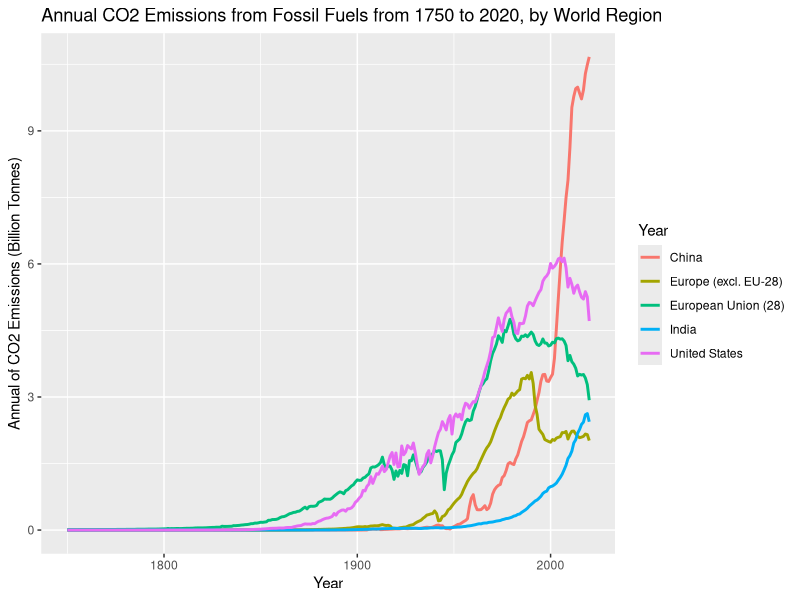
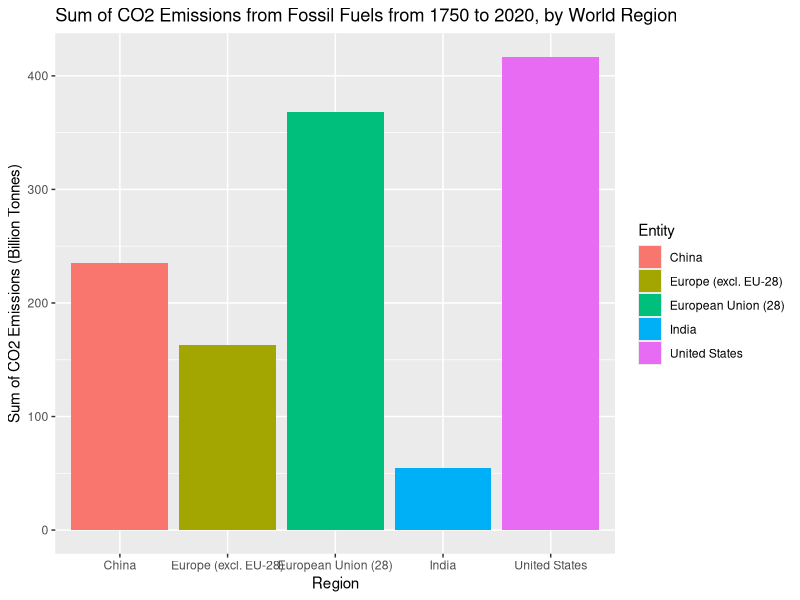
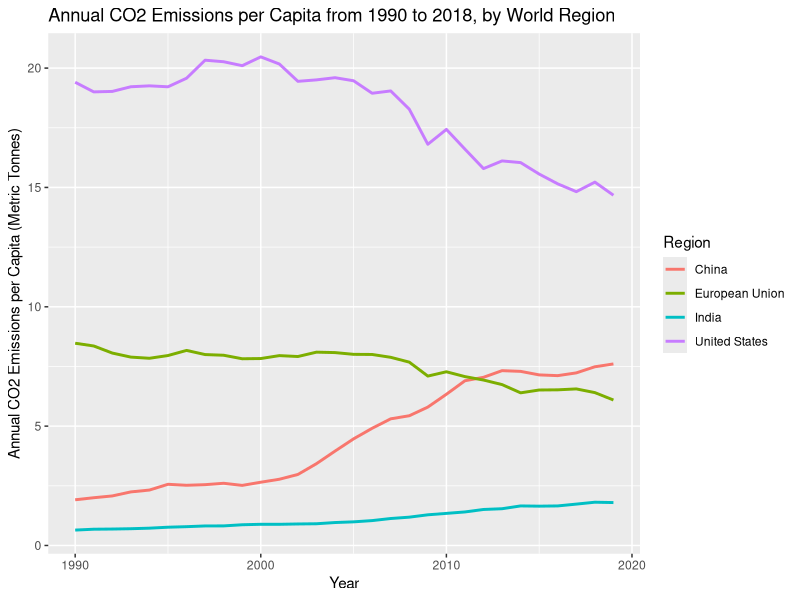
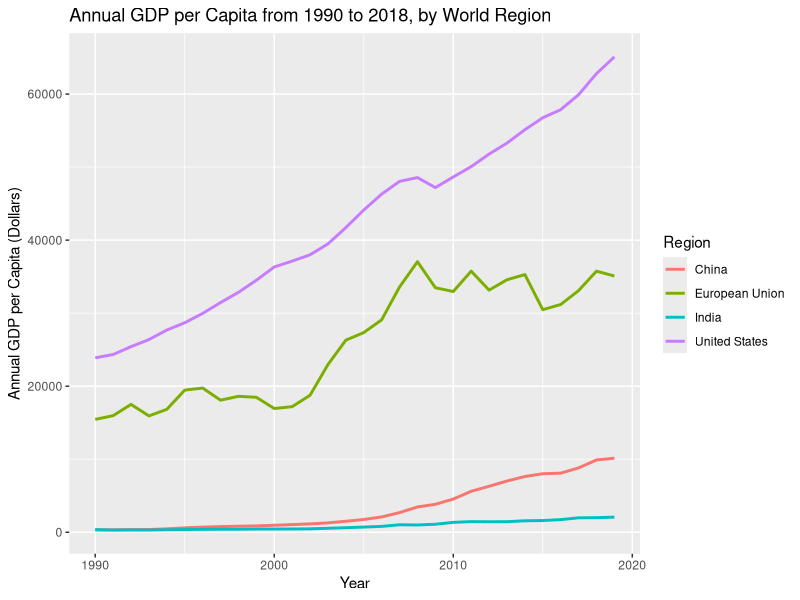
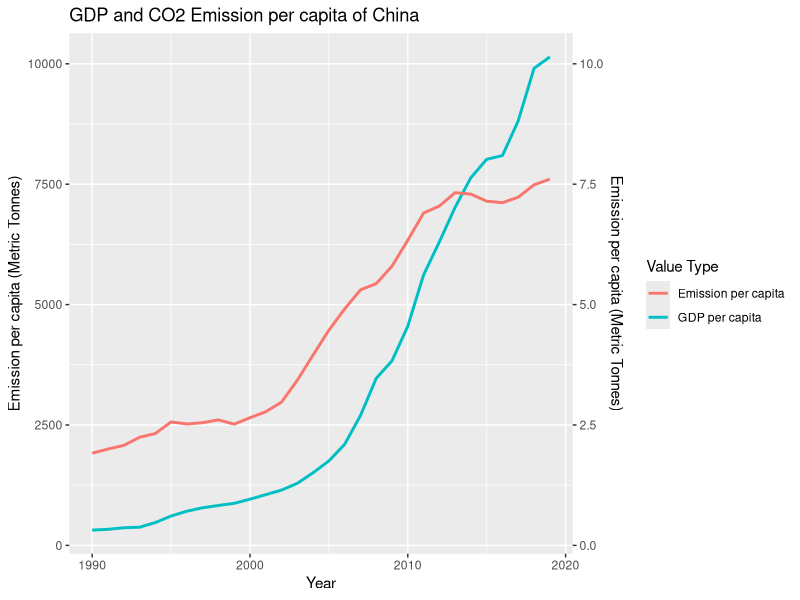
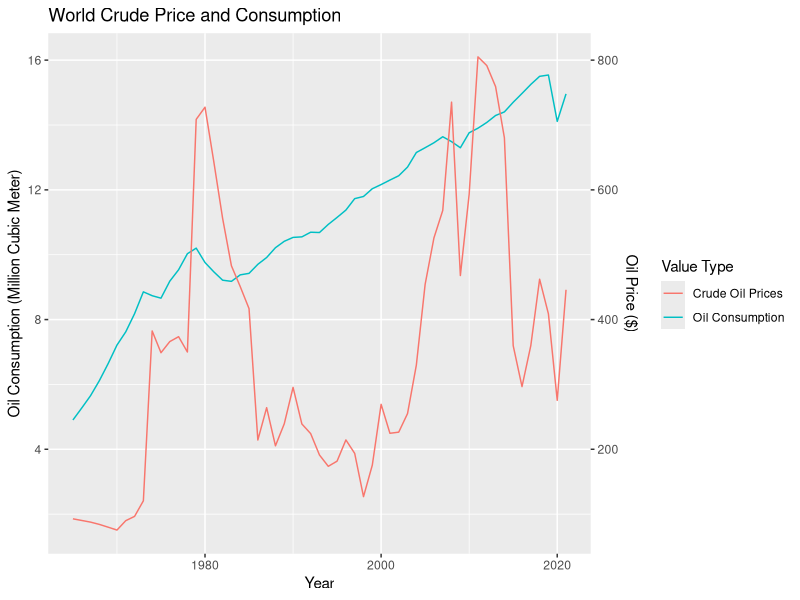
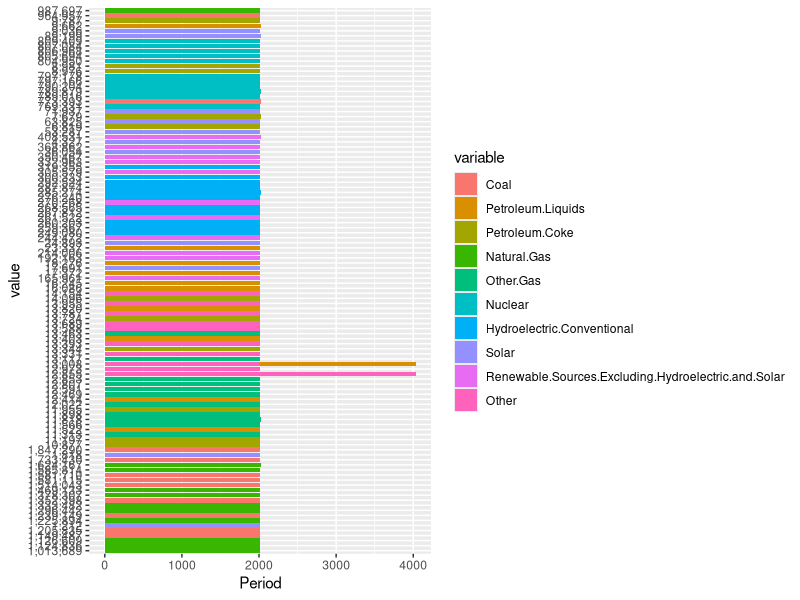

These charts were generated, in order, by the following R code:
packages <- c("tidyverse", "reshape2", "fauxnaif", "gganimate", "ggthemes",
              "stringr", "gridExtra", "gifski", "png", "ggrepel")
lapply(packages, require, character.only = TRUE)

emission <- read.csv("annual-co-emissions-by-region.csv")
target <- c('China','Europe (excl. EU-28)','European Union (28)','India','United States' )
emission %>% 
  group_by(Entity,Year)%>%
  filter(all(Entity %in% target))%>%
  ggplot(aes(y=Annual.CO2.emissions..zero.filled./10^9,x=Year, color=Entity))+
  labs(x="Year", y = "Annual of CO2 Emissions (Billion Tonnes)", 
       color="Year",
       title="Annual CO2 Emissions from Fossil Fuels from 1750 to 2020, by World Region")+
  geom_line(size=1)

emission %>% 
  group_by(Entity)%>%
  filter(all(Entity %in% target))%>%
  summarize(sum_ems=sum(Annual.CO2.emissions..zero.filled.),na.rm=T)%>%
  ggplot(aes(y=sum_ems/10^9,x=Entity,fill=Entity))+
  labs(x="Region", y = "Sum of CO2 Emissions (Billion Tonnes)", 
       color="Year",
       title="Sum of CO2 Emissions from Fossil Fuels from 1750 to 2020, by World Region")+
  geom_bar(stat='identity')

per_capita_target <- c('China','European Union','India','United States' )

per_capita_emission <- read.csv("emission_per_capita.csv")
per_capita_GDP <- read.csv("GDP_per_capita.csv")

drop <- c('Indicator.Name','Country.Code','Indicator.Code')
ems_country_data <- per_capita_emission[,!(names(per_capita_emission) %in% drop)]
ems_country_data_melt <- melt(ems_country_data, id='Country.Name')
ems_country_data_melt <- select(ems_country_data_melt, c("Country.Name","variable","value"))
names(ems_country_data_melt)[names(ems_country_data_melt) == "variable"] <- "Year"
names(ems_country_data_melt)[names(ems_country_data_melt) == "value"] <- "Emission_per_Capita"
ems_country_data_melt$Year = substr(ems_country_data_melt$Year,2,5)
ems_country_data_melt$Year = strtoi(ems_country_data_melt$Year)

gdp_country_data <- per_capita_GDP[,!(names(per_capita_GDP) %in% drop)]
gdp_country_data_melt <- melt(gdp_country_data, id='Country.Name')
gdp_country_data_melt <- select(gdp_country_data_melt, c("Country.Name","variable","value"))
names(gdp_country_data_melt)[names(gdp_country_data_melt) == "variable"] <- "Year"
names(gdp_country_data_melt)[names(gdp_country_data_melt) == "value"] <- "GDP_per_Capita"
gdp_country_data_melt$Year = substr(gdp_country_data_melt$Year,2,5)
gdp_country_data_melt$Year = strtoi(gdp_country_data_melt$Year)


per_capita_all <- merge(x=gdp_country_data_melt,y=ems_country_data_melt,by=c("Year","Country.Name"))

per_capita_all %>% 
  group_by(Country.Name,Year)%>%filter(all(Country.Name %in% per_capita_target))->res

per_capita_all %>% 
  group_by(Country.Name,Year)%>%
  filter(all(Country.Name %in% per_capita_target))%>%
  drop_na()%>%
  ggplot(aes(x=Year))+
  geom_line(aes(y=Emission_per_Capita,color=Country.Name),size=1)+
  labs(x="Year", y = "Annual CO2 Emissions per Capita (Metric Tonnes)", 
       color="Region",
       title="Annual CO2 Emissions per Capita from 1990 to 2018, by World Region")

#GDP per capita
per_capita_all %>% 
  group_by(Country.Name,Year)%>%
  filter(all(Country.Name %in% per_capita_target))%>%
  drop_na()%>%
  ggplot(aes(x=Year))+
  geom_line(aes(y=GDP_per_Capita,color=Country.Name),size=1)+
  labs(x="Year", y = "Annual GDP per Capita (Dollars)", 
       color="Region",
       title="Annual GDP per Capita from 1990 to 2018, by World Region")

#Relationship between GDP and CO2 Emission
per_capita_all %>% 
  group_by(Country.Name,Year)%>%
  filter(all(Country.Name=="China"))%>%
  drop_na()%>%
  ggplot(aes(x=Year))+
  geom_line(aes(y=GDP_per_Capita,color="GDP per capita"),size=1)+
  geom_line(aes(y=Emission_per_Capita*1000,color="Emission per capita"),size=1)+scale_y_continuous(
    name = "Emission per capita (Metric Tonnes)",
    sec.axis = sec_axis(~ . / 1000,name="Emission per capita (Metric Tonnes)")
  ) + 
  labs(x="Year", y = "Annual GDP per Capita (Dollars)", 
       color="Value Type",
       title="GDP and CO2 Emission per capita of China")

#Oil Price and Consumption
oil_data <- read.csv("world-crude-oil-price-vs-oil-consumption.csv")
world_oil <- subset(oil_data,oil_data$Entity=='World')
coeff <- 2*10^-2
world_oil %>%
  drop_na()%>%
  ggplot(aes(x=Year))+
  geom_line(aes(y=Oil.Consumption...Barrels/10^6,color='Oil Consumption'))+
  geom_line(aes(y=Oil...Crude.prices.since.1861..2021...*coeff,color='Crude Oil Prices'))+
  scale_y_continuous(
    name = "Oil Consumption (Million Cubic Meter)",
    sec.axis = sec_axis(~ . / coeff,name="Oil Price ($)")
  ) + 
  labs(x="Year", 
       color="Value Type",
       title="World Crude Price and Consumption")

#Electricity generation
electricity_data <- read.csv("power_generation.csv")
ele_data_melt <- melt(electricity_data, id='Period')
ele_data_melt %>%
  group_by(Period)%>%
  drop_na()%>%
  ggplot(aes(fill=variable, y=value, x=Period)) + 
  geom_bar(position="stack", stat="identity")
  